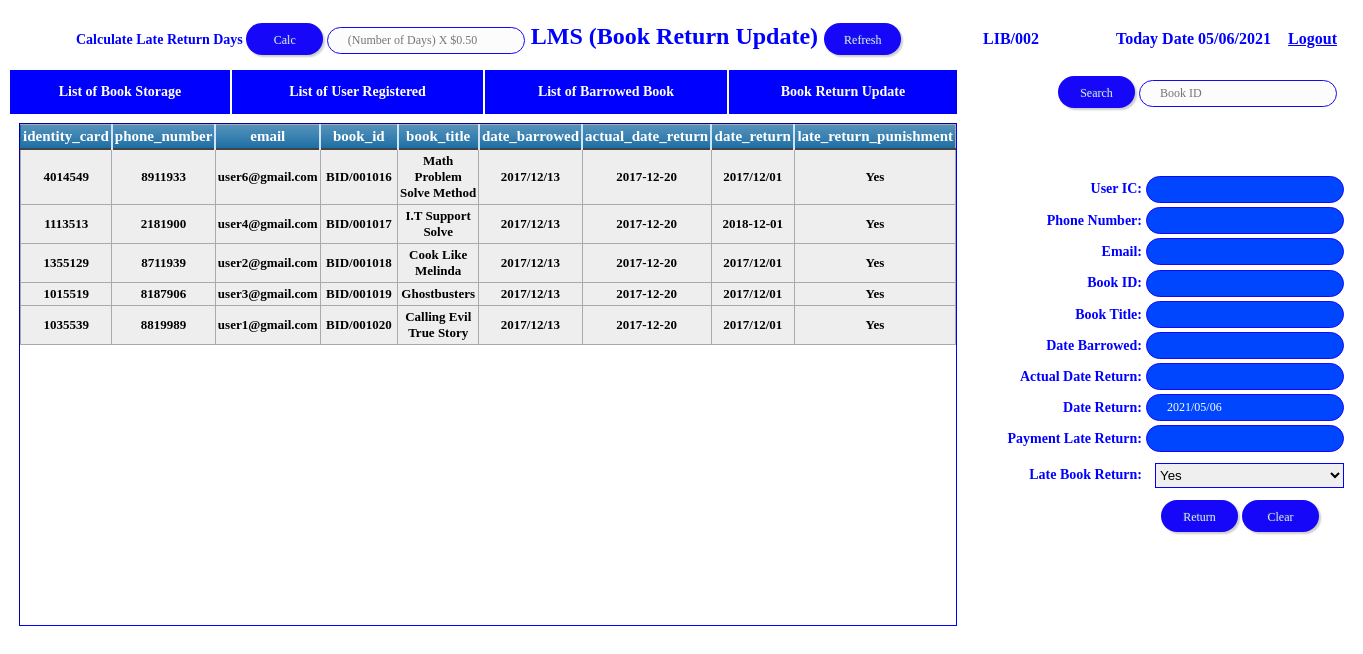
Page /root/admin_book_return_update.php (signed in) on the committed database.
### tables this page shows
CREATE TABLE IF NOT EXISTS `barrowed_book` (
  `identity_card` int(16) NOT NULL,
  `phone_number` int(20) NOT NULL,
  `email` varchar(30) NOT NULL,
  `book_id` varchar(30) NOT NULL,
  `title` varchar(100) NOT NULL,
  `author` varchar(100) NOT NULL,
  `publisher` varchar(60) NOT NULL,
  `year_of_publisher` int(8) NOT NULL,
  `category` varchar(60) NOT NULL,
  `ISBN` int(30) NOT NULL,
  `online_barrow_date` text NOT NULL,
  `barrowed_date` text NOT NULL,
  `actual_return_date` text NOT NULL,
  `return_date` text NOT NULL,
  `taken` varchar(20) NOT NULL,
  `late_return_punishment` text NOT NULL
);

### root/admin_book_return_update.php (the view, shortened to what this page needs)
<!DOCTYPE html PUBLIC "-//W3C//DTD XHTML 1.0 Transitional//EN" "http://www.w3.org/TR/xhtml1/DTD/xhtml1-transitional.dtd">
<html xmlns="http://www.w3.org/1999/xhtml">
<head>
</head>
<body>
<table width="1345" height="629" border="0">
  <tr>
    <th height="56" colspan="5" class="title" scope="col"><form id="form4" name="form4" method="post" action="<?php echo $_SERVER['PHP_SELF']; ?>">
      <span class="label">Calculate Late Return
      Days
      <input name="btncalc" type="submit" class="btn-enjoy-css14" id="btncalc" value="Calc" />
      </span>
      <input name="txtcalculate" type="text" class="enjoy-css21" id="txtcalculate" placeholder="(Number of Days) X $0.50" />
      LMS (Book Return Update)
<input name="btnrefresh" type="submit" class="btn-enjoy-css11111" id="btnrefresh" value="Refresh" />
    </form></th>
    <th colspan="2" align="center" scope="col">
      <table width="360" height="37" border="0">
        <tr>
          <th width="114" align="left" class="label1" scope="col"><?php
	  $c = mysqli_connect("localhost","root","","library_management_system");
	  $s = "SELECT librarian_name FROM admin WHERE librarian_name  = '$_SESSION[u]'";
	  $result = mysqli_query($c,$s);
	  if ($result->num_rows > 0) {
      while($row = $result->fetch_assoc()) {
      echo "".$row["librarian_name"] ."";
	   }
      } else {
      echo  "Your ID Deleted";
      }
		?></th>
          <th width="170" align="right" class="label1" scope="col"><?php echo "Today Date ".date("m/d/Y")."" ?></th>
          <th width="62" align="right" scope="col"><a href="admin_logout.php" class="label1">Logout</a></th>
        </tr>
      </table>
    </th>
  </tr>
  <tr>
    <th width="218" height="42" class="menubox" scope="col"><a href="admin_book_storage.php" class="menubox">List of Book Storage</a></th>
    <th width="249" class="menubox" scope="col"><a href="admin_user_registration.php" class="menubox">List of User Registered</a></th>
    <th width="240" class="menubox" scope="col"><a href="admin_barrowed_book.php" class="menubox">List of Barrowed Book</a></th>
    <th width="226" class="menubox" scope="col"><a href="admin_book_return_update.php" class="menubox">Book Return Update</a></th>
    <th width="6" scope="col">&nbsp;</th>
    <th width="84" height="42" align="right" scope="col">&nbsp;</th>
    <th width="292" align="left" scope="col">
    <form id="form3" name="form3" method="post" action="<?php echo $_SERVER['PHP_SELF']; ?>">
      <input name="btnsearchbookid" type="submit" class="btn-enjoy-css111" id="btnsearchbookid" value="Search" />
      <input name="txtbookid4" type="text" class="enjoy-css2" id="txtbookid4" place placeholder="Book ID"/>
    </th>
  </tr>
  <tr>
    <th height="523" colspan="5" scope="col">
      <div class="scroolbookstorage" id="txtlistofbarrowed"><table width="100%" align="center" class="blueTable">
<thead>
<tr>
<th width="9%" align="center">identity_card</th>
<th width="9%" align="center">phone_number</th>
<th width="9%" align="center">email</th>
<th width="9%" align="center">book_id</th>
<th width="9%" align="center">book_title</th>
<th width="9%" align="center">date_barrowed</th>
<th width="9%" align="center">actual_date_return</th>
<th width="9%" align="center">date_return</th>
<th width="9%" align="center">late_return_punishment</th>
</tr>
</thead>
<?php
$c = mysqli_connect("localhost","root","","library_management_system");
$s = "SELECT identity_card, phone_number, email, book_id, title, barrowed_date, actual_return_date, return_date, late_return_punishment FROM barrowed_book";
$result = mysqli_query($c,$s);
	  if ($result->num_rows > 0) {
      while($row = $result->fetch_assoc()) {
echo "<tbody>";
echo "<tr>";
echo "<td align=center>$row[identity_card]</td>";
echo "<td align=center>$row[phone_number]</td>";
echo "<td align=center>$row[email]</td>";
echo "<td align=center>$row[book_id]</td>";
echo "<td align=center>$row[title]</td>";
echo "<td align=center>$row[barrowed_date]</td>";
echo "<td align=center>$row[actual_return_date]</td>";
echo "<td align=center>$row[return_date]</td>";
echo "<td align=center>$row[late_return_punishment]</td>";
echo "</tr>";
echo "</tbody>";
	  }
	  }
	  else{
		 echo "0 Results";
	  }
?>
</table></div>
    </form></th>
    <th height="523" colspan="2" scope="col"><form id="form2" name="form2" method="post" action="<?php echo $_SERVER['PHP_SELF']; ?>">
      <table width="377" height="286" border="0">
        <tr>
          <th width="212" height="28" align="right" class="label" scope="col">User IC:</th>
          <th width="155" align="right" scope="col"><input name="txtuseric3" type="text" class="enjoy-css1" id="txtuseric3" readonly="readonly" value="<?php echo $msg1; ?>"/></th>
        </tr>
        <tr>
          <th height="25" align="right" class="label" scope="row"><label for="txttitle">Phone Number:</label></th>
          <th align="right" scope="row"><input name="txtph1" type="text" class="enjoy-css1" id="txtph1" readonly="readonly" value="<?php echo $msg2; ?>"/></th>
        </tr>
        <tr>
          <th height="27" align="right" class="label" scope="row"><label for="txtauthor">Email:</label></th>
          <th align="right" scope="row"><input name="txtemail3" type="text" class="enjoy-css1" id="txtemail3" readonly="readonly" value="<?php echo $msg3; ?>" /></th>
        </tr>
        <tr>
          <th height="28" align="right" class="label" scope="row">Book ID:</th>
          <th align="right" scope="row"><input name="txtbookid3" type="text" class="enjoy-css1" id="txtbookid3" readonly="readonly" value="<?php echo $msg4; ?>"/></th>
        </tr>
        <tr>
          <th height="23" align="right" class="label" scope="row">Book Title:</th>
          <th align="right" scope="row"><input name="txtbooktitle3" type="text" class="enjoy-css1" id="txtbooktitle3" readonly="readonly" value="<?php echo $msg5; ?>"/></th>
        </tr>
        <tr>
          <th height="24" align="right" class="label" scope="row">Date Barrowed:</th>
          <th align="right" scope="row"><input name="txtdatebarrowed3" type="text" class="enjoy-css1" id="txtdatebarrowed3" readonly="readonly" value="<?php echo $msg6; ?>" /></th>
        </tr>
        <tr>
          <th height="24" align="right" scope="row"><label for="txtdateofpurchase" class="label">Actual Date Return:</label></th>
          <th align="right" scope="row"><input name="txtactualreturn3" type="text" class="enjoy-css1" id="txtactualreturn3" readonly="readonly" value="<?php echo $msg7; ?>"/></th>
        </tr>
        <tr>
          <th height="24" align="right" scope="row"><label for="txtdateofpurchase" class="label"> Date Return:</label></th>
          <th align="right" scope="row"><input name="txtdatereturn" type="text" class="enjoy-css1" id="txtdatereturn" readonly="readonly" value="<?php echo "".date("Y/m/d")."" ?>"/></th>
        </tr>
        <tr>
          <th height="23" align="right" class="label" scope="row">Payment Late Return:</th>
          <th align="right" scope="row">
  <input name="txtlatereturn3" type="text" class="enjoy-css11" id="txtlatereturn3" readonly="readonly"
value=" <?php echo $answer ;?>"/>
            </th>
        </tr>
        <tr>
          <th height="38" align="right" class="label" scope="row">Late Book Return:</th>
          <th align="right" scope="row"></label><select name="txtlate" class="cssoption" id="txtlate">
            <option>Yes</option>
          </select></th>
        </tr>
      </table>
      <table width="352" border="0">
        <tr>
          <th width="266" align="right" scope="col"><input name="btnsubmit1" type="submit" class="btn-enjoy-css1" id="btnsubmit1" value="Return" /></th>
          <th width="46" align="left" scope="col"><input name="btnclear" type="submit" class="btn-enjoy-css1" id="btnclear" value="Clear" /></th>
        </tr>
      </table>
      <p>&nbsp;</p>
    </form></th>
  </tr>
</table>
</body>
</html>

### rows in the picture
barrowed_book: identity_card "4014549", phone_number "8911933", email "user6@gmail.com", book_id "BID/001016", title "Math Problem Solve Method", barrowed_date "2017/12/13", actual_return_date "2017-12-20", return_date "2017/12/01", late_return_punishment "Yes"
barrowed_book: identity_card "1113513", phone_number "2181900", email "user4@gmail.com", book_id "BID/001017", title "I.T Support Solve", barrowed_date "2017/12/13", actual_return_date "2017-12-20", return_date "2018-12-01", late_return_punishment "Yes"
barrowed_book: identity_card "1355129", phone_number "8711939", email "user2@gmail.com", book_id "BID/001018", title "Cook Like Melinda", barrowed_date "2017/12/13", actual_return_date "2017-12-20", return_date "2017/12/01", late_return_punishment "Yes"
barrowed_book: identity_card "1015519", phone_number "8187906", email "user3@gmail.com", book_id "BID/001019", title "Ghostbusters", barrowed_date "2017/12/13", actual_return_date "2017-12-20", return_date "2017/12/01", late_return_punishment "Yes"
barrowed_book: identity_card "1035539", phone_number "8819989", email "user1@gmail.com", book_id "BID/001020", title "Calling Evil True Story", barrowed_date "2017/12/13", actual_return_date "2017-12-20", return_date "2017/12/01", late_return_punishment "Yes"

### other values in the picture
$row["librarian_name"] "LIB/002"
